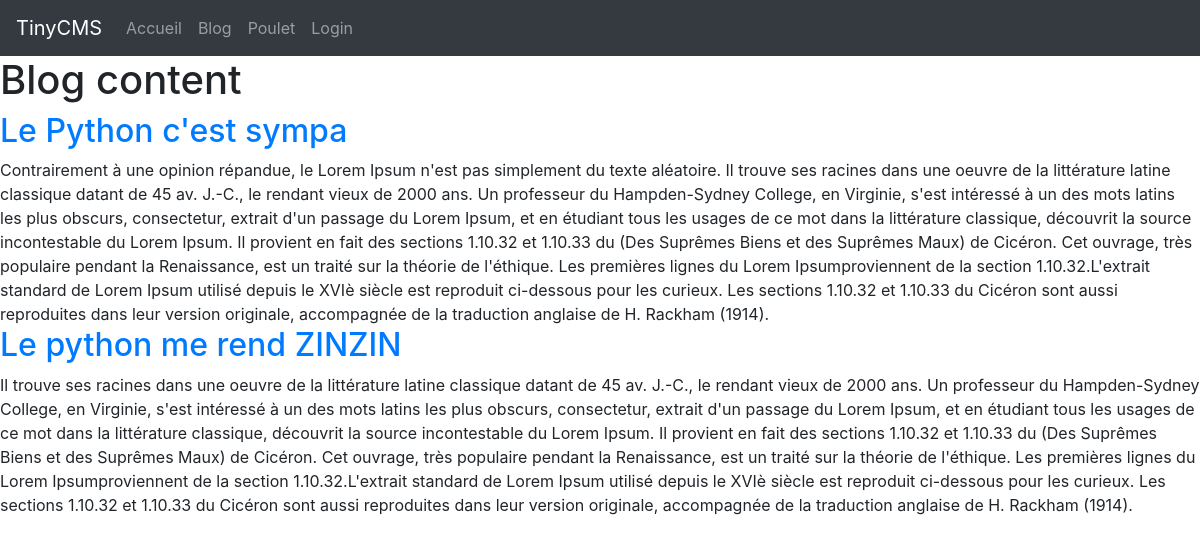
The app's page /blog, older data.
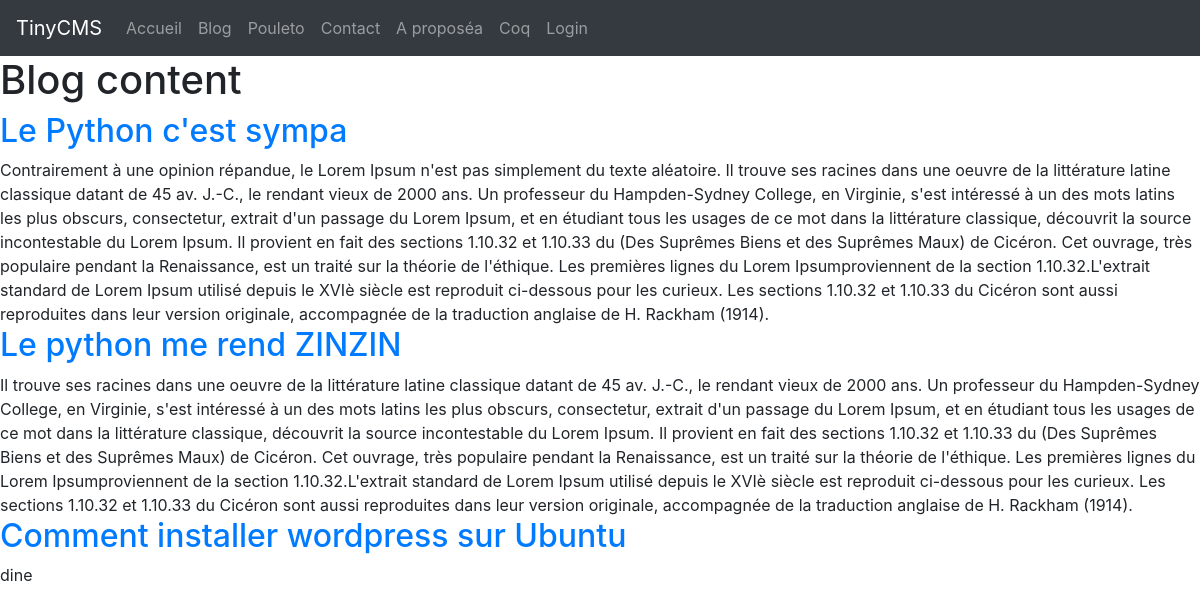
The same page, newer data.
### views.py (models this page shows, shortened)
class Page(db.Model):
    id = db.Column(db.Integer, primary_key=True)
    title = db.Column(db.String(200), nullable=False)
    nav_label = db.Column(db.String(50), nullable=False)
    slug = db.Column(db.String(100), nullable=False, unique=True)
    content = db.Column(db.Text, nullable=False)
    creation_date = db.Column(db.DateTime, nullable=False, default=datetime.utcnow)
    published = db.Column(db.Boolean, nullable=False, default=False)

class Post(db.Model):
    id = db.Column(db.Integer, primary_key=True)
    title = db.Column(db.String(100), nullable=False)
    slug = db.Column(db.String(100), nullable=False,  unique=True)
    abstract = db.Column(db.Text, nullable=False)
    abstract_image = db.Column(db.String(200))
    content = db.Column(db.Text, nullable=False)
    creation_date = db.Column(db.DateTime, nullable=False, default=datetime.utcnow)
    published = db.Column(db.Boolean, nullable=False, default=False)
    user_id = db.Column(db.Integer, db.ForeignKey('user.id'), nullable=False)
    user = db.relationship('User', backref=db.backref('posts', lazy=True))
    tags = db.relationship('Tag', secondary=tags, lazy='subquery', backref=db.backref('posts', lazy=True))

### views.py (the view)
@app.route('/blog')
def blog():
    posts = Post.query.filter_by(published=True)
    return render_template('site-blog.html', posts=posts)

### views.py (called while the page is built)
@app.context_processor
def inject_pages():
    pages = Page.query.filter_by(published=True)
    return {'site_pages': pages}

### templates/site-blog.html (shortened to what this page needs)
{% extends 'site.html' %}
{% block site_content %}
    <h1>Blog content</h1>
    {% for post in posts %}
        <h2><a href="{{ url_for('post_detail', slug=post.slug) }}">{{ post.title }}</a></h2>
        {{ post.content }}
    {% endfor %}
{% endblock %}

### templates/site.html (shortened to what this page needs)
{% extends 'base.html' %}
{% block content %}
    <nav class="navbar navbar-expand-md bg-dark navbar-dark">
        <a class="navbar-brand" href="#">TinyCMS</a>
        <div class="collapse navbar-collapse" id="collapsibleNavbar">
            <ul class="navbar-nav">
                <li class="nav-item">
                    <a class="nav-link" href="{{ url_for('index') }}">Accueil</a>
                </li>
                <li class="nav-item">
                    <a class="nav-link" href="{{ url_for('blog') }}">Blog</a>
                </li>
                {% for page in site_pages %}
                <li>
                    <a class="nav-link" href="{{ url_for('page_detail', slug=page.slug) }}">{{ page.nav_label }}</a>
                </li>
                {% endfor %}
                {% if current_user.is_authenticated %}
                    <li class="nav-item">
                        <a class="nav-link" href="{{ url_for('admin_posts') }}">Admin</a>
                    </li>
                    <li class="nav-item">
                        <a class="nav-link" href="{{ url_for('logout') }}">Logout</a>
                    </li>
                {% else %}
                    <li class="nav-item">
                        <a class="nav-link" href="{{ url_for('login') }}">Login</a>
                    </li>
                {% endif %}
            </ul>
        </div>
    </nav>
    {% block site_content %}{% endblock %}
{% endblock %}

Row changes from the older to the newer data that the page shows:
changed Page: nav_label "Poulet" → "Pouleto"
added Page: nav_label "Contact"
added Page: nav_label "A proposéa"
added Page: nav_label "Coq"
added Post: title "Comment installer wordpress sur Ubuntu", content "dine"
